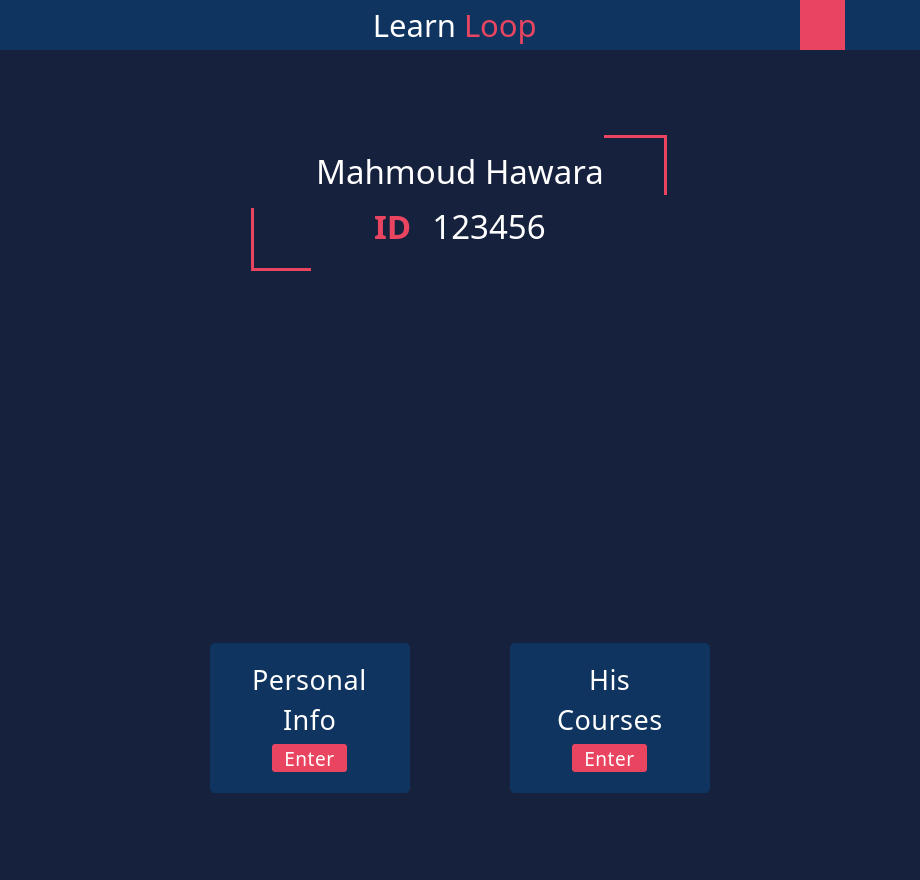
<?xml version="1.0" encoding="UTF-8"?>
<ui version="4.0">
 <class>MainWindow</class>
 <widget class="QMainWindow" name="MainWindow">
  <property name="geometry">
   <rect>
    <x>0</x>
    <y>0</y>
    <width>920</width>
    <height>880</height>
   </rect>
  </property>
  <property name="minimumSize">
   <size>
    <width>920</width>
    <height>880</height>
   </size>
  </property>
  <property name="windowTitle">
   <string>MainWindow</string>
  </property>
  <property name="styleSheet">
   <string notr="true">background: #16213E;
</string>
  </property>
  <widget class="QWidget" name="centralwidget">
   <layout class="QVBoxLayout" name="verticalLayout">
    <property name="spacing">
     <number>0</number>
    </property>
    <property name="leftMargin">
     <number>0</number>
    </property>
    <property name="topMargin">
     <number>0</number>
    </property>
    <property name="rightMargin">
     <number>0</number>
    </property>
    <property name="bottomMargin">
     <number>0</number>
    </property>
    <item>
     <widget class="QFrame" name="header">
      <property name="minimumSize">
       <size>
        <width>0</width>
        <height>50</height>
       </size>
      </property>
      <property name="maximumSize">
       <size>
        <width>16777215</width>
        <height>50</height>
       </size>
      </property>
      <property name="styleSheet">
       <string notr="true">background: #0F3460</string>
      </property>
      <layout class="QHBoxLayout" name="horizontalLayout_4">
       <property name="spacing">
        <number>0</number>
       </property>
       <property name="leftMargin">
        <number>20</number>
       </property>
       <property name="topMargin">
        <number>0</number>
       </property>
       <property name="rightMargin">
        <number>20</number>
       </property>
       <property name="bottomMargin">
        <number>0</number>
       </property>
       <item alignment="Qt::AlignLeft">
        <widget class="QFrame" name="ControlButtons_2">
         <layout class="QHBoxLayout" name="horizontalLayout_6">
          <property name="spacing">
           <number>15</number>
          </property>
          <property name="leftMargin">
           <number>0</number>
          </property>
          <property name="topMargin">
           <number>0</number>
          </property>
          <property name="rightMargin">
           <number>0</number>
          </property>
          <property name="bottomMargin">
           <number>0</number>
          </property>
          <item>
           <widget class="QPushButton" name="close_2">
            <property name="minimumSize">
             <size>
              <width>20</width>
              <height>26</height>
             </size>
            </property>
            <property name="maximumSize">
             <size>
              <width>26</width>
              <height>26</height>
             </size>
            </property>
            <property name="cursor">
             <cursorShape>PointingHandCursor</cursorShape>
            </property>
            <property name="styleSheet">
             <string notr="true">QPushButton::hover{
	background-color: #E94560;
	border-radius: 12px;
}</string>
            </property>
            <property name="text">
             <string/>
            </property>
            <property name="icon">
             <iconset resource="../Student-Enrollment-Database-Project-main2/Student-Enrollment-Database-Project-main/Images.qrc">
              <normaloff>:/Controles/Images/close.png</normaloff>:/Controles/Images/close.png</iconset>
            </property>
            <property name="iconSize">
             <size>
              <width>12</width>
              <height>14</height>
             </size>
            </property>
            <property name="shortcut">
             <string>Ctrl+F4</string>
            </property>
            <property name="flat">
             <bool>true</bool>
            </property>
           </widget>
          </item>
          <item>
           <widget class="QPushButton" name="expand_2">
            <property name="minimumSize">
             <size>
              <width>26</width>
              <height>26</height>
             </size>
            </property>
            <property name="maximumSize">
             <size>
              <width>26</width>
              <height>26</height>
             </size>
            </property>
            <property name="cursor">
             <cursorShape>PointingHandCursor</cursorShape>
            </property>
            <property name="styleSheet">
             <string notr="true">QPushButton::hover{
	background-color: #E94560;
	border-radius: 12px;
}</string>
            </property>
            <property name="text">
             <string/>
            </property>
            <property name="icon">
             <iconset resource="../Student-Enrollment-Database-Project-main2/Student-Enrollment-Database-Project-main/Images.qrc">
              <normaloff>:/Controles/Images/expand-arrows.png</normaloff>:/Controles/Images/expand-arrows.png</iconset>
            </property>
            <property name="iconSize">
             <size>
              <width>20</width>
              <height>25</height>
             </size>
            </property>
            <property name="shortcut">
             <string>Ctrl+E</string>
            </property>
            <property name="flat">
             <bool>true</bool>
            </property>
           </widget>
          </item>
          <item>
           <widget class="QPushButton" name="minimize_2">
            <property name="minimumSize">
             <size>
              <width>26</width>
              <height>26</height>
             </size>
            </property>
            <property name="maximumSize">
             <size>
              <width>26</width>
              <height>26</height>
             </size>
            </property>
            <property name="cursor">
             <cursorShape>PointingHandCursor</cursorShape>
            </property>
            <property name="styleSheet">
             <string notr="true">QPushButton::hover{
	background-color: #E94560;
	border-radius: 12px;
}</string>
            </property>
            <property name="text">
             <string/>
            </property>
            <property name="icon">
             <iconset resource="../Student-Enrollment-Database-Project-main2/Student-Enrollment-Database-Project-main/Images.qrc">
              <normaloff>:/Controles/Images/minimize-sign.png</normaloff>:/Controles/Images/minimize-sign.png</iconset>
            </property>
            <property name="iconSize">
             <size>
              <width>13</width>
              <height>16</height>
             </size>
            </property>
            <property name="shortcut">
             <string>Ctrl+M</string>
            </property>
            <property name="flat">
             <bool>true</bool>
            </property>
           </widget>
          </item>
          <item>
           <widget class="QPushButton" name="expand_3">
            <property name="minimumSize">
             <size>
              <width>26</width>
              <height>26</height>
             </size>
            </property>
            <property name="maximumSize">
             <size>
              <width>26</width>
              <height>26</height>
             </size>
            </property>
            <property name="cursor">
             <cursorShape>PointingHandCursor</cursorShape>
            </property>
            <property name="contextMenuPolicy">
             <enum>Qt::NoContextMenu</enum>
            </property>
            <property name="styleSheet">
             <string notr="true">QPushButton::hover{
	background-color: #E94560;
	border-radius: 12px;
}</string>
            </property>
            <property name="text">
             <string/>
            </property>
            <property name="icon">
             <iconset resource="../Student-Enrollment-Database-Project-main2/Student-Enrollment-Database-Project-main/Images.qrc">
              <normaloff>:/Controles/Images/return.png</normaloff>:/Controles/Images/return.png</iconset>
            </property>
            <property name="iconSize">
             <size>
              <width>20</width>
              <height>25</height>
             </size>
            </property>
            <property name="shortcut">
             <string>Ctrl+R</string>
            </property>
            <property name="flat">
             <bool>true</bool>
            </property>
           </widget>
          </item>
         </layout>
        </widget>
       </item>
       <item>
        <widget class="QFrame" name="Logo_2">
         <property name="maximumSize">
          <size>
           <width>16777215</width>
           <height>16777215</height>
          </size>
         </property>
         <layout class="QHBoxLayout" name="horizontalLayout_7">
          <property name="spacing">
           <number>8</number>
          </property>
          <property name="leftMargin">
           <number>0</number>
          </property>
          <property name="topMargin">
           <number>0</number>
          </property>
          <property name="rightMargin">
           <number>0</number>
          </property>
          <property name="bottomMargin">
           <number>0</number>
          </property>
          <item>
           <widget class="QLabel" name="Learn_2">
            <property name="font">
             <font>
              <family>Tw Cen MT Condensed Extra Bold</family>
              <pointsize>23</pointsize>
              <weight>50</weight>
              <italic>false</italic>
              <bold>false</bold>
             </font>
            </property>
            <property name="styleSheet">
             <string notr="true">color: white</string>
            </property>
            <property name="text">
             <string>Learn</string>
            </property>
            <property name="alignment">
             <set>Qt::AlignRight|Qt::AlignTrailing|Qt::AlignVCenter</set>
            </property>
            <property name="wordWrap">
             <bool>false</bool>
            </property>
           </widget>
          </item>
          <item>
           <widget class="QLabel" name="Loop_2">
            <property name="font">
             <font>
              <family>Tw Cen MT Condensed Extra Bold</family>
              <pointsize>23</pointsize>
              <weight>50</weight>
              <italic>false</italic>
              <bold>false</bold>
             </font>
            </property>
            <property name="styleSheet">
             <string notr="true">color: #E94560</string>
            </property>
            <property name="text">
             <string>Loop</string>
            </property>
           </widget>
          </item>
         </layout>
        </widget>
       </item>
       <item alignment="Qt::AlignRight">
        <widget class="QFrame" name="ProfilePhotoAndSettings_2">
         <property name="maximumSize">
          <size>
           <width>16777215</width>
           <height>16777215</height>
          </size>
         </property>
         <layout class="QHBoxLayout" name="horizontalLayout_8">
          <property name="spacing">
           <number>20</number>
          </property>
          <property name="leftMargin">
           <number>0</number>
          </property>
          <property name="topMargin">
           <number>0</number>
          </property>
          <property name="rightMargin">
           <number>0</number>
          </property>
          <property name="bottomMargin">
           <number>0</number>
          </property>
          <item>
           <widget class="QPushButton" name="settings_2">
            <property name="minimumSize">
             <size>
              <width>45</width>
              <height>50</height>
             </size>
            </property>
            <property name="maximumSize">
             <size>
              <width>45</width>
              <height>50</height>
             </size>
            </property>
            <property name="cursor">
             <cursorShape>PointingHandCursor</cursorShape>
            </property>
            <property name="statusTip">
             <string/>
            </property>
            <property name="styleSheet">
             <string notr="true">background-color: #E94560;
border-style: outset</string>
            </property>
            <property name="text">
             <string/>
            </property>
            <property name="icon">
             <iconset resource="../Student-Enrollment-Database-Project-main2/Student-Enrollment-Database-Project-main/Images.qrc">
              <normaloff>:/Controles/Images/setting.png</normaloff>:/Controles/Images/setting.png</iconset>
            </property>
            <property name="iconSize">
             <size>
              <width>30</width>
              <height>30</height>
             </size>
            </property>
            <property name="checkable">
             <bool>false</bool>
            </property>
            <property name="autoRepeat">
             <bool>false</bool>
            </property>
            <property name="autoExclusive">
             <bool>false</bool>
            </property>
            <property name="autoDefault">
             <bool>false</bool>
            </property>
            <property name="default">
             <bool>false</bool>
            </property>
            <property name="flat">
             <bool>true</bool>
            </property>
           </widget>
          </item>
          <item>
           <widget class="QPushButton" name="profilePhoto_2">
            <property name="minimumSize">
             <size>
              <width>35</width>
              <height>35</height>
             </size>
            </property>
            <property name="maximumSize">
             <size>
              <width>35</width>
              <height>35</height>
             </size>
            </property>
            <property name="cursor">
             <cursorShape>PointingHandCursor</cursorShape>
            </property>
            <property name="autoFillBackground">
             <bool>false</bool>
            </property>
            <property name="styleSheet">
             <string notr="true"/>
            </property>
            <property name="text">
             <string/>
            </property>
            <property name="icon">
             <iconset resource="../Student-Enrollment-Database-Project-main2/Student-Enrollment-Database-Project-main/Images.qrc">
              <normaloff>:/Controles/Images/user.png</normaloff>:/Controles/Images/user.png</iconset>
            </property>
            <property name="iconSize">
             <size>
              <width>35</width>
              <height>35</height>
             </size>
            </property>
            <property name="autoDefault">
             <bool>false</bool>
            </property>
            <property name="default">
             <bool>false</bool>
            </property>
            <property name="flat">
             <bool>true</bool>
            </property>
           </widget>
          </item>
         </layout>
        </widget>
       </item>
      </layout>
     </widget>
    </item>
    <item>
     <widget class="QFrame" name="mainPage">
      <property name="maximumSize">
       <size>
        <width>16777215</width>
        <height>16777215</height>
       </size>
      </property>
      <property name="styleSheet">
       <string notr="true">border: none;</string>
      </property>
      <property name="frameShape">
       <enum>QFrame::StyledPanel</enum>
      </property>
      <property name="frameShadow">
       <enum>QFrame::Raised</enum>
      </property>
      <layout class="QVBoxLayout" name="verticalLayout_9">
       <property name="spacing">
        <number>85</number>
       </property>
       <property name="leftMargin">
        <number>0</number>
       </property>
       <property name="topMargin">
        <number>0</number>
       </property>
       <property name="rightMargin">
        <number>0</number>
       </property>
       <property name="bottomMargin">
        <number>0</number>
       </property>
       <item>
        <spacer name="verticalSpacer">
         <property name="orientation">
          <enum>Qt::Vertical</enum>
         </property>
         <property name="sizeHint" stdset="0">
          <size>
           <width>20</width>
           <height>40</height>
          </size>
         </property>
        </spacer>
       </item>
       <item>
        <widget class="QFrame" name="frame">
         <property name="minimumSize">
          <size>
           <width>0</width>
           <height>150</height>
          </size>
         </property>
         <property name="maximumSize">
          <size>
           <width>16777215</width>
           <height>150</height>
          </size>
         </property>
         <property name="styleSheet">
          <string notr="true"/>
         </property>
         <property name="frameShape">
          <enum>QFrame::StyledPanel</enum>
         </property>
         <property name="frameShadow">
          <enum>QFrame::Raised</enum>
         </property>
         <layout class="QHBoxLayout" name="horizontalLayout">
          <property name="spacing">
           <number>0</number>
          </property>
          <property name="leftMargin">
           <number>0</number>
          </property>
          <property name="topMargin">
           <number>0</number>
          </property>
          <property name="rightMargin">
           <number>0</number>
          </property>
          <property name="bottomMargin">
           <number>0</number>
          </property>
          <item>
           <spacer name="horizontalSpacer_2">
            <property name="orientation">
             <enum>Qt::Horizontal</enum>
            </property>
            <property name="sizeHint" stdset="0">
             <size>
              <width>40</width>
              <height>20</height>
             </size>
            </property>
           </spacer>
          </item>
          <item>
           <widget class="QFrame" name="frame_5">
            <property name="minimumSize">
             <size>
              <width>65</width>
              <height>125</height>
             </size>
            </property>
            <property name="maximumSize">
             <size>
              <width>65</width>
              <height>100</height>
             </size>
            </property>
            <property name="styleSheet">
             <string notr="true"/>
            </property>
            <property name="frameShape">
             <enum>QFrame::StyledPanel</enum>
            </property>
            <property name="frameShadow">
             <enum>QFrame::Raised</enum>
            </property>
            <widget class="Line" name="line_7">
             <property name="geometry">
              <rect>
               <x>0</x>
               <y>60</y>
               <width>3</width>
               <height>60</height>
              </rect>
             </property>
             <property name="minimumSize">
              <size>
               <width>0</width>
               <height>60</height>
              </size>
             </property>
             <property name="maximumSize">
              <size>
               <width>16777215</width>
               <height>60</height>
              </size>
             </property>
             <property name="styleSheet">
              <string notr="true">border: 1.5px solid #E94560;</string>
             </property>
             <property name="orientation">
              <enum>Qt::Vertical</enum>
             </property>
            </widget>
            <widget class="Line" name="line_8">
             <property name="geometry">
              <rect>
               <x>0</x>
               <y>120</y>
               <width>60</width>
               <height>3</height>
              </rect>
             </property>
             <property name="minimumSize">
              <size>
               <width>60</width>
               <height>0</height>
              </size>
             </property>
             <property name="maximumSize">
              <size>
               <width>60</width>
               <height>16777215</height>
              </size>
             </property>
             <property name="styleSheet">
              <string notr="true">border: 1.5px solid #E94560;</string>
             </property>
             <property name="orientation">
              <enum>Qt::Horizontal</enum>
             </property>
            </widget>
           </widget>
          </item>
          <item alignment="Qt::AlignHCenter">
           <widget class="QFrame" name="department">
            <property name="minimumSize">
             <size>
              <width>0</width>
              <height>100</height>
             </size>
            </property>
            <property name="maximumSize">
             <size>
              <width>750</width>
              <height>100</height>
             </size>
            </property>
            <property name="styleSheet">
             <string notr="true">color: white;</string>
            </property>
            <property name="frameShape">
             <enum>QFrame::StyledPanel</enum>
            </property>
            <property name="frameShadow">
             <enum>QFrame::Raised</enum>
            </property>
            <layout class="QVBoxLayout" name="verticalLayout_5">
             <property name="spacing">
              <number>10</number>
             </property>
             <property name="leftMargin">
              <number>0</number>
             </property>
             <property name="topMargin">
              <number>0</number>
             </property>
             <property name="rightMargin">
              <number>0</number>
             </property>
             <property name="bottomMargin">
              <number>0</number>
             </property>
             <item alignment="Qt::AlignHCenter">
              <widget class="QLabel" name="label_14">
               <property name="minimumSize">
                <size>
                 <width>0</width>
                 <height>0</height>
                </size>
               </property>
               <property name="maximumSize">
                <size>
                 <width>16777215</width>
                 <height>16777215</height>
                </size>
               </property>
               <property name="font">
                <font>
                 <family>Bahnschrift Condensed</family>
                 <pointsize>25</pointsize>
                 <weight>50</weight>
                 <bold>false</bold>
                </font>
               </property>
               <property name="text">
                <string>Mahmoud Hawara</string>
               </property>
               <property name="scaledContents">
                <bool>false</bool>
               </property>
               <property name="alignment">
                <set>Qt::AlignCenter</set>
               </property>
               <property name="wordWrap">
                <bool>true</bool>
               </property>
              </widget>
             </item>
             <item alignment="Qt::AlignHCenter">
              <widget class="QFrame" name="frame_17">
               <property name="frameShape">
                <enum>QFrame::StyledPanel</enum>
               </property>
               <property name="frameShadow">
                <enum>QFrame::Raised</enum>
               </property>
               <layout class="QHBoxLayout" name="horizontalLayout_19">
                <property name="spacing">
                 <number>20</number>
                </property>
                <property name="leftMargin">
                 <number>0</number>
                </property>
                <property name="topMargin">
                 <number>0</number>
                </property>
                <property name="rightMargin">
                 <number>0</number>
                </property>
                <property name="bottomMargin">
                 <number>0</number>
                </property>
                <item alignment="Qt::AlignRight|Qt::AlignBottom">
                 <widget class="QLabel" name="label_9">
                  <property name="maximumSize">
                   <size>
                    <width>16777215</width>
                    <height>45</height>
                   </size>
                  </property>
                  <property name="font">
                   <font>
                    <family>Bahnschrift SemiBold</family>
                    <pointsize>25</pointsize>
                    <weight>75</weight>
                    <bold>true</bold>
                   </font>
                  </property>
                  <property name="styleSheet">
                   <string notr="true">color: #E94560</string>
                  </property>
                  <property name="lineWidth">
                   <number>5</number>
                  </property>
                  <property name="text">
                   <string>ID</string>
                  </property>
                 </widget>
                </item>
                <item alignment="Qt::AlignLeft">
                 <widget class="QLabel" name="label_10">
                  <property name="font">
                   <font>
                    <family>Bahnschrift Condensed</family>
                    <pointsize>25</pointsize>
                    <weight>50</weight>
                    <bold>false</bold>
                   </font>
                  </property>
                  <property name="frameShadow">
                   <enum>QFrame::Plain</enum>
                  </property>
                  <property name="text">
                   <string>123456</string>
                  </property>
                  <property name="alignment">
                   <set>Qt::AlignCenter</set>
                  </property>
                  <property name="indent">
                   <number>-1</number>
                  </property>
                 </widget>
                </item>
               </layout>
              </widget>
             </item>
            </layout>
           </widget>
          </item>
          <item>
           <widget class="QFrame" name="frame_4">
            <property name="minimumSize">
             <size>
              <width>65</width>
              <height>125</height>
             </size>
            </property>
            <property name="maximumSize">
             <size>
              <width>65</width>
              <height>125</height>
             </size>
            </property>
            <property name="styleSheet">
             <string notr="true"/>
            </property>
            <property name="frameShape">
             <enum>QFrame::StyledPanel</enum>
            </property>
            <property name="frameShadow">
             <enum>QFrame::Raised</enum>
            </property>
            <widget class="Line" name="line_3">
             <property name="geometry">
              <rect>
               <x>60</x>
               <y>0</y>
               <width>3</width>
               <height>60</height>
              </rect>
             </property>
             <property name="minimumSize">
              <size>
               <width>0</width>
               <height>60</height>
              </size>
             </property>
             <property name="maximumSize">
              <size>
               <width>16777215</width>
               <height>60</height>
              </size>
             </property>
             <property name="styleSheet">
              <string notr="true">border: 1.5px solid #E94560;</string>
             </property>
             <property name="orientation">
              <enum>Qt::Vertical</enum>
             </property>
            </widget>
            <widget class="Line" name="line_4">
             <property name="geometry">
              <rect>
               <x>0</x>
               <y>0</y>
               <width>60</width>
               <height>3</height>
              </rect>
             </property>
             <property name="minimumSize">
              <size>
               <width>60</width>
               <height>0</height>
              </size>
             </property>
             <property name="maximumSize">
              <size>
               <width>60</width>
               <height>16777215</height>
              </size>
             </property>
             <property name="styleSheet">
              <string notr="true">border: 1.5px solid #E94560;</string>
             </property>
             <property name="orientation">
              <enum>Qt::Horizontal</enum>
             </property>
            </widget>
           </widget>
          </item>
          <item>
           <spacer name="horizontalSpacer">
            <property name="orientation">
             <enum>Qt::Horizontal</enum>
            </property>
            <property name="sizeHint" stdset="0">
             <size>
              <width>40</width>
              <height>20</height>
             </size>
            </property>
           </spacer>
          </item>
         </layout>
        </widget>
       </item>
       <item alignment="Qt::AlignHCenter">
        <widget class="QFrame" name="photo">
         <property name="minimumSize">
          <size>
           <width>200</width>
           <height>200</height>
          </size>
         </property>
         <property name="maximumSize">
          <size>
           <width>200</width>
           <height>200</height>
          </size>
         </property>
         <property name="styleSheet">
          <string notr="true"/>
         </property>
         <property name="frameShape">
          <enum>QFrame::StyledPanel</enum>
         </property>
         <property name="frameShadow">
          <enum>QFrame::Raised</enum>
         </property>
         <layout class="QHBoxLayout" name="horizontalLayout_10">
          <property name="spacing">
           <number>0</number>
          </property>
          <property name="leftMargin">
           <number>0</number>
          </property>
          <property name="topMargin">
           <number>0</number>
          </property>
          <property name="rightMargin">
           <number>0</number>
          </property>
          <property name="bottomMargin">
           <number>0</number>
          </property>
          <item>
           <widget class="QLabel" name="label_4">
            <property name="minimumSize">
             <size>
              <width>200</width>
              <height>200</height>
             </size>
            </property>
            <property name="maximumSize">
             <size>
              <width>200</width>
              <height>200</height>
             </size>
            </property>
            <property name="text">
             <string/>
            </property>
            <property name="pixmap">
             <pixmap resource="../Student-Enrollment-Database-Project-main2/Student-Enrollment-Database-Project-main/Images.qrc">:/Controles/Images/user.png</pixmap>
            </property>
            <property name="scaledContents">
             <bool>true</bool>
            </property>
           </widget>
          </item>
         </layout>
        </widget>
       </item>
       <item alignment="Qt::AlignHCenter">
        <widget class="QFrame" name="buttons">
         <property name="minimumSize">
          <size>
           <width>0</width>
           <height>150</height>
          </size>
         </property>
         <property name="maximumSize">
          <size>
           <width>16777215</width>
           <height>150</height>
          </size>
         </property>
         <property name="styleSheet">
          <string notr="true"/>
         </property>
         <property name="frameShape">
          <enum>QFrame::StyledPanel</enum>
         </property>
         <property name="frameShadow">
          <enum>QFrame::Raised</enum>
         </property>
         <layout class="QHBoxLayout" name="horizontalLayout_2">
          <property name="spacing">
           <number>100</number>
          </property>
          <property name="leftMargin">
           <number>0</number>
          </property>
          <property name="topMargin">
           <number>0</number>
          </property>
          <property name="rightMargin">
           <number>0</number>
          </property>
          <property name="bottomMargin">
           <number>0</number>
          </property>
          <item>
           <widget class="QFrame" name="frame_6">
            <property name="minimumSize">
             <size>
              <width>200</width>
              <height>145</height>
             </size>
            </property>
            <property name="maximumSize">
             <size>
              <width>200</width>
              <height>150</height>
             </size>
            </property>
            <property name="styleSheet">
             <string notr="true">background: #0F3460;
color: white;
border-radius: 5px;
letter-spacing: 0.5px;
</string>
            </property>
            <property name="frameShape">
             <enum>QFrame::StyledPanel</enum>
            </property>
            <property name="frameShadow">
             <enum>QFrame::Raised</enum>
            </property>
            <layout class="QVBoxLayout" name="verticalLayout_6">
             <property name="spacing">
              <number>10</number>
             </property>
             <property name="leftMargin">
              <number>0</number>
             </property>
             <property name="topMargin">
              <number>0</number>
             </property>
             <property name="rightMargin">
              <number>0</number>
             </property>
             <property name="bottomMargin">
              <number>0</number>
             </property>
             <item>
              <spacer name="verticalSpacer_7">
               <property name="orientation">
                <enum>Qt::Vertical</enum>
               </property>
               <property name="sizeHint" stdset="0">
                <size>
                 <width>20</width>
                 <height>40</height>
                </size>
               </property>
              </spacer>
             </item>
             <item alignment="Qt::AlignHCenter">
              <widget class="QLabel" name="label_11">
               <property name="maximumSize">
                <size>
                 <width>16777215</width>
                 <height>30</height>
                </size>
               </property>
               <property name="font">
                <font>
                 <family>Bahnschrift Condensed</family>
                 <pointsize>20</pointsize>
                 <weight>50</weight>
                 <bold>false</bold>
                </font>
               </property>
               <property name="text">
                <string>Personal</string>
               </property>
              </widget>
             </item>
             <item alignment="Qt::AlignHCenter">
              <widget class="QLabel" name="label_12">
               <property name="maximumSize">
                <size>
                 <width>16777215</width>
                 <height>30</height>
                </size>
               </property>
               <property name="font">
                <font>
                 <family>Bahnschrift Condensed</family>
                 <pointsize>20</pointsize>
                 <weight>50</weight>
                 <bold>false</bold>
                </font>
               </property>
               <property name="styleSheet">
                <string notr="true"/>
               </property>
               <property name="text">
                <string>Info</string>
               </property>
              </widget>
             </item>
             <item alignment="Qt::AlignHCenter">
              <widget class="QPushButton" name="pushButton_3">
               <property name="minimumSize">
                <size>
                 <width>75</width>
                 <height>28</height>
                </size>
               </property>
               <property name="maximumSize">
                <size>
                 <width>75</width>
                 <height>28</height>
                </size>
               </property>
               <property name="sizeIncrement">
                <size>
                 <width>0</width>
                 <height>0</height>
                </size>
               </property>
               <property name="font">
                <font>
                 <family>Bahnschrift Condensed</family>
                 <pointsize>14</pointsize>
                 <weight>50</weight>
                 <bold>false</bold>
                </font>
               </property>
               <property name="cursor">
                <cursorShape>PointingHandCursor</cursorShape>
               </property>
               <property name="styleSheet">
                <string notr="true">background: #E94560;
border-radius: 3px;


</string>
               </property>
               <property name="text">
                <string>Enter</string>
               </property>
              </widget>
             </item>
             <item>
              <spacer name="verticalSpacer_8">
               <property name="orientation">
                <enum>Qt::Vertical</enum>
               </property>
               <property name="sizeHint" stdset="0">
                <size>
                 <width>20</width>
                 <height>40</height>
                </size>
               </property>
              </spacer>
             </item>
            </layout>
           </widget>
          </item>
          <item>
           <widget class="QFrame" name="frame_3">
            <property name="minimumSize">
             <size>
              <width>200</width>
              <height>145</height>
             </size>
            </property>
            <property name="maximumSize">
             <size>
              <width>200</width>
              <height>150</height>
             </size>
            </property>
            <property name="styleSheet">
             <string notr="true">background: #0F3460;
color: white;
border-radius: 5px;
letter-spacing: 0.5px;
</string>
            </property>
            <property name="frameShape">
             <enum>QFrame::StyledPanel</enum>
            </property>
            <property name="frameShadow">
             <enum>QFrame::Raised</enum>
            </property>
            <layout class="QVBoxLayout" name="verticalLayout_4">
             <property name="spacing">
              <number>10</number>
             </property>
             <property name="leftMargin">
              <number>0</number>
             </property>
             <property name="topMargin">
              <number>0</number>
             </property>
             <property name="rightMargin">
              <number>0</number>
             </property>
             <property name="bottomMargin">
              <number>0</number>
             </property>
             <item>
              <spacer name="verticalSpacer_5">
               <property name="orientation">
                <enum>Qt::Vertical</enum>
               </property>
               <property name="sizeHint" stdset="0">
                <size>
                 <width>20</width>
                 <height>40</height>
                </size>
               </property>
              </spacer>
             </item>
             <item alignment="Qt::AlignHCenter">
              <widget class="QLabel" name="label_7">
               <property name="maximumSize">
                <size>
                 <width>16777215</width>
                 <height>30</height>
                </size>
               </property>
               <property name="font">
                <font>
                 <family>Bahnschrift Condensed</family>
                 <pointsize>20</pointsize>
                 <weight>50</weight>
                 <bold>false</bold>
                </font>
               </property>
               <property name="text">
                <string>His</string>
               </property>
              </widget>
             </item>
             <item alignment="Qt::AlignHCenter">
              <widget class="QLabel" name="label_8">
               <property name="maximumSize">
                <size>
                 <width>16777215</width>
                 <height>30</height>
                </size>
               </property>
               <property name="font">
                <font>
                 <family>Bahnschrift Condensed</family>
                 <pointsize>20</pointsize>
                 <weight>50</weight>
                 <bold>false</bold>
                </font>
               </property>
               <property name="styleSheet">
                <string notr="true"/>
               </property>
               <property name="text">
                <string>Courses</string>
               </property>
              </widget>
             </item>
             <item alignment="Qt::AlignHCenter">
              <widget class="QPushButton" name="pushButton_2">
               <property name="minimumSize">
                <size>
                 <width>75</width>
                 <height>28</height>
                </size>
               </property>
               <property name="maximumSize">
                <size>
                 <width>75</width>
                 <height>28</height>
                </size>
               </property>
               <property name="sizeIncrement">
                <size>
                 <width>0</width>
                 <height>0</height>
                </size>
               </property>
               <property name="font">
                <font>
                 <family>Bahnschrift Condensed</family>
                 <pointsize>14</pointsize>
                 <weight>50</weight>
                 <bold>false</bold>
                </font>
               </property>
               <property name="cursor">
                <cursorShape>PointingHandCursor</cursorShape>
               </property>
               <property name="styleSheet">
                <string notr="true">background: #E94560;
border-radius: 3px;

</string>
               </property>
               <property name="text">
                <string>Enter</string>
               </property>
              </widget>
             </item>
             <item>
              <spacer name="verticalSpacer_6">
               <property name="orientation">
                <enum>Qt::Vertical</enum>
               </property>
               <property name="sizeHint" stdset="0">
                <size>
                 <width>20</width>
                 <height>40</height>
                </size>
               </property>
              </spacer>
             </item>
            </layout>
           </widget>
          </item>
         </layout>
        </widget>
       </item>
       <item>
        <spacer name="verticalSpacer_2">
         <property name="orientation">
          <enum>Qt::Vertical</enum>
         </property>
         <property name="sizeHint" stdset="0">
          <size>
           <width>20</width>
           <height>40</height>
          </size>
         </property>
        </spacer>
       </item>
      </layout>
     </widget>
    </item>
    <item>
     <widget class="QFrame" name="size_grip">
      <property name="minimumSize">
       <size>
        <width>0</width>
        <height>15</height>
       </size>
      </property>
      <property name="maximumSize">
       <size>
        <width>16777215</width>
        <height>15</height>
       </size>
      </property>
      <property name="styleSheet">
       <string notr="true">border: none;</string>
      </property>
      <property name="frameShape">
       <enum>QFrame::StyledPanel</enum>
      </property>
      <property name="frameShadow">
       <enum>QFrame::Raised</enum>
      </property>
     </widget>
    </item>
   </layout>
  </widget>
 </widget>
 <resources>
  <include location="../Student-Enrollment-Database-Project-main2/Student-Enrollment-Database-Project-main/Images.qrc"/>
 </resources>
 <connections/>
</ui>
